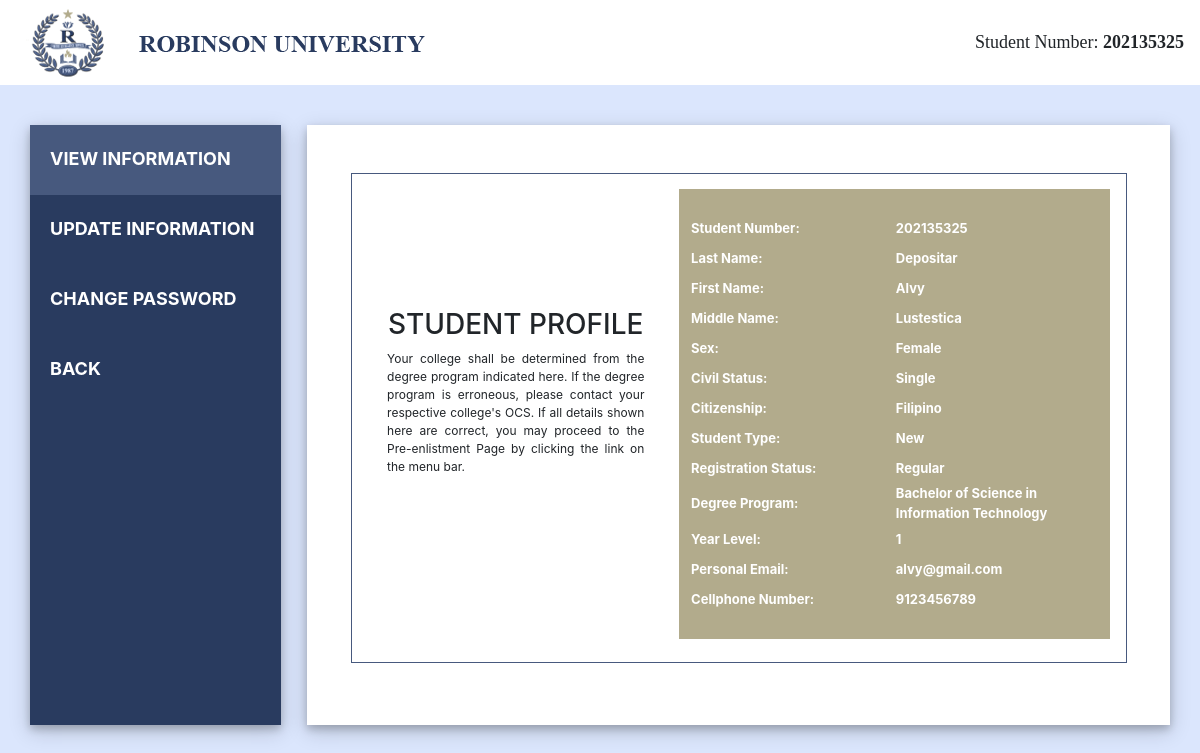
The page /viewInfo.php (signed in) on the database its author committed.
### tables this page shows
CREATE TABLE `personalinfo` (
  `id` int(11) NOT NULL,
  `studID` bigint(20) NOT NULL DEFAULT 2021,
  `password` varchar(150) NOT NULL DEFAULT '2021',
  `lastname` varchar(45) NOT NULL,
  `firstname` varchar(45) NOT NULL,
  `middlename` varchar(45) NOT NULL,
  `nExtension` text NOT NULL,
  `lrn` bigint(12) NOT NULL,
  `seks` varchar(11) NOT NULL,
  `birthdate` varchar(12) NOT NULL,
  `age` int(2) NOT NULL,
  `address` text NOT NULL,
  `height` int(5) NOT NULL,
  `citizenship` varchar(50) NOT NULL,
  `weight` int(5) NOT NULL,
  `religion` varchar(150) NOT NULL,
  `civil_status` varchar(150) NOT NULL,
  `cpnum` bigint(15) NOT NULL,
  `email` varchar(150) NOT NULL,
  `fathername` varchar(250) NOT NULL,
  `mothername` varchar(250) NOT NULL,
  `fathernum` bigint(15) NOT NULL,
  `mothernum` bigint(15) NOT NULL,
  `gname` varchar(150) NOT NULL,
  `gnum` varchar(11) NOT NULL,
  `schcategory` varchar(150) NOT NULL,
  `lschname` varchar(250) NOT NULL,
  `lschadd` text NOT NULL,
  `ave` varchar(5) NOT NULL,
  `course` varchar(250) NOT NULL DEFAULT 'none',
  `college` varchar(150) NOT NULL DEFAULT 'college',
  `regStatus` varchar(150) NOT NULL DEFAULT 'Regular',
  `studType` varchar(150) NOT NULL DEFAULT 'New',
  `yrlvl` int(150) NOT NULL DEFAULT 1,
  `enrollStatus` varchar(150) NOT NULL DEFAULT 'Not Yet Enrolled',
  `sched` int(5) NOT NULL DEFAULT 0
);

### viewInfo.php (the view, shortened to what this page needs)
<?php
	include_once 'config.php';
	  if (isset($_SESSION['sid'])) {
		$sid = $_SESSION['sid'];
		$sql = "SELECT * FROM personalinfo WHERE studID = '$sid'";
		$result = mysqli_query($con, $sql);
		while ($row = mysqli_fetch_assoc($result)){
?>
<!DOCTYPE html>
<html>
	<head>
		<link rel="stylesheet" href="https://maxcdn.bootstrapcdn.com/bootstrap/4.0.0/css/bootstrap.min.css">
	</head>
	<body>
			<nav class="navbar navbar-expand-md navbar-dark fixed-top nav-color nav2 d-flex flex-column flex-md-row justify-content-between">
				<img src="header.png" style="margin-left: 0px;">
				<a class="py-2 d-none d-md-inline-block font" name = sid>Student Number: <b><?php echo $sid; ?> </b></a>
			</nav>
			<div class="row">
				<div class="column1">
					<ul><b>
					  <li><a class="active" href="viewInfo.php">VIEW INFORMATION</a></li>
					  <li><a href="updateInfo.php">UPDATE INFORMATION</a></li>
					  <li><a href="changePassword.php">CHANGE PASSWORD</a></li>
					  <li><a href="logIntabs.php">BACK</a></li>
					</ul></b>
				</div>
				<div class="column2">
					<div id="mainPanel" >
						<br><br>
						<div class="viewInfoDiv">
							<div class="row" style="width: 100%; padding: 2%; text-align: center; ">
								<div class="column3">
									<h3 style="margin-top: 40%;"> STUDENT PROFILE </h3>
									<p style="margin-left: 20px; margin-right: 20px; font-size: 12px; text-align: justify;">
										Your college shall be determined from the degree program indicated  here. If the degree program is erroneous, please contact your respective college's OCS. If all details shown here are correct, you may proceed to the Pre-enlistment Page by clicking the link on the menu bar.
									</p>
								</div>
								<div class="column4">
									<div class="viewInfoBg">
										<table style="width: 95%; margin: auto;">
											<br>
											<tr>
												<td style="width:50%;"><b>Student Number:</b></td>
												<td><b><?php echo $row['studID']; ?></b></td>
											</tr>
											<tr>
												<td><b>Last Name:</b></td>
												<td><b><?php echo $row['lastname']; ?></td>
											</tr>
											<tr>
												<td><b>First Name:</b></td>
												<td><b><?php echo $row['firstname'] . $row['nExtension']; ?></td>
											</tr>
											<tr>
												<td><b>Middle Name:</b></td>
												<td><b><?php echo $row['middlename']; ?></b></td>
											</tr>
											<tr>
												<td><b>Sex:</b></td>
												<td><b><?php echo $row['seks']; ?></b></td>
											</tr>
											<tr>
												<td><b>Civil Status:</b></td>
												<td><b><?php echo $row['civil_status']; ?></b></td>
											</tr>
											<tr>
												<td><b>Citizenship:</b></td>
												<td><b><?php echo $row['citizenship']; ?></b></td>
											</tr>
											<tr>
												<td><b>Student Type:</b></td>
												<td><b><?php echo $row['studType']; ?></b></td>
											</tr>
											<tr>
												<td><b>Registration Status:</b></td>
												<td><b><?php echo $row['regStatus']; ?></b></td>
											</tr>
											<tr>
												<td><b>Degree Program:</b></td>
												<td><b><?php echo $row['course']; ?></b></td>
											</tr>
											<tr>
												<td><b>Year Level:</b></td>
												<td><b><?php echo $row['yrlvl']; ?></b></td>
											</tr>
											<tr>
												<td><b>Personal Email:</b></td>
												<td><b><?php echo $row['email']; ?></b></td>
											</tr>
											<tr>
												<td><b>Cellphone Number:</b></td>
												<td><b><?php echo $row['cpnum']; ?></b></td>
											</tr>
										</table>
									</div>
								</div>
							</div>
						</div>
					</div>
				</div>
			</div>
	</body>
</html>
<?php
}
} else {
	header('location: login.php');
	exit();
}?>

### viewInfo.php (style rules this page uses)
body { background-color: #dbe6fd; }
.nav2 { background-color: white; height: 85px; width:100%; position: static; float: right; display: inline-block; }
ul { top: 40px; bottom: 50px; background-color: #293b5f; width: 100%; height: 600px; position: relative; box-shadow: 0 4px 8px 0 rgba(0, 0, 0, 0.2), 0 6px 20px 0 rgba(0, 0, 0, 0.19); font-size: 18px; list-style-type: none; color: white; padding: 0; overflow: auto; }
li a { height: 70px; display: block; color: white; padding: 20px; text-decoration: none; }
li a.active { background-color: #47597E; color: white; }
#mainPanel { top: 40px; background-color: white; width: 97%; right: 0px; bottom:0px; float: right; height: 600px; position: relative; box-shadow: 0 4px 8px 0 rgba(0, 0, 0, 0.2), 0 6px 20px 0 rgba(0, 0, 0, 0.19); }
.row { margin:auto; width:95%; border-color: black; }
.column1 { width:22%; }
.column2 { margin: 0; width:78%; }
.column3 { width:40%; }
.column4 { width:58%; margin-left: 2%; }
td { height: 30px; color: white; text-align: left; font-size: 13px; }
.viewInfoDiv { margin: auto; border: 1px solid #47597E; width: 90%; height: 490px; }
.viewInfoBg { width:100%; height: 450px; background-color: #B2AB8C; float: right; }
.font { font-family: Serif; font-size: 18px; }

### rows shown on the page
personalinfo: studID "202135325", lastname "Depositar", firstname "Alvy", middlename "Lustestica", seks "Female", civil_status "Single", citizenship "Filipino", studType "New", regStatus "Regular", course "Bachelor of Science in Information Technology", yrlvl "1", email "alvy@gmail.com", cpnum "9123456789"
